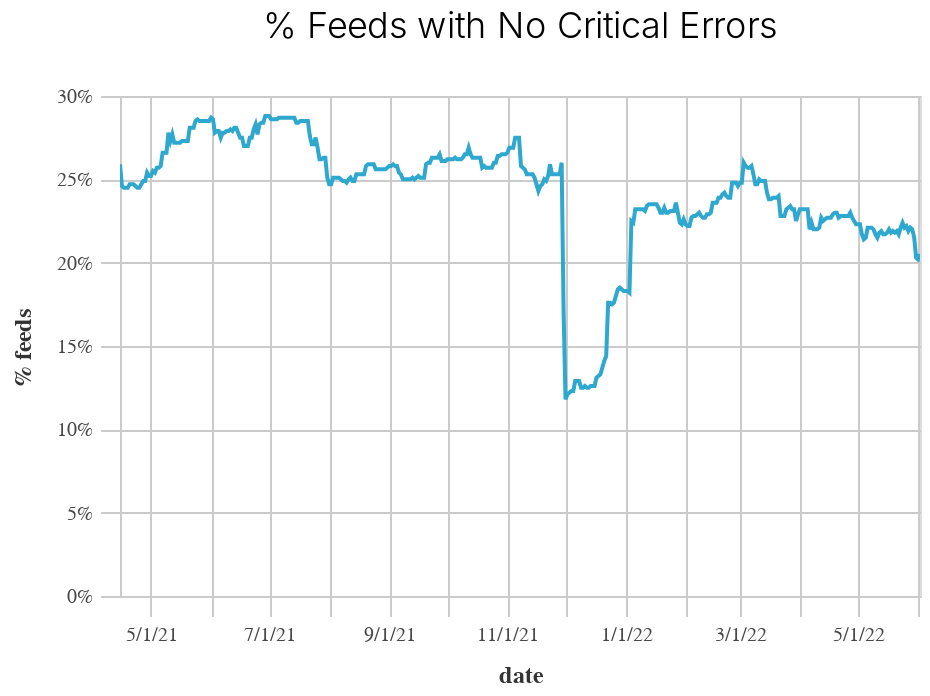

The notebook cell saved with this chart:
### Code cell
chart = setup_charts.base_line_chart(no_errors)
chart = setup_charts.add_tooltip(chart, "pct_no_errors")

chart = (chart
         .encode(
             y=alt.Y("pct_no_errors:Q", title="% feeds", 
                    axis=alt.Axis(format="%")),
             color=alt.value(cp.CALITP_CATEGORY_BRIGHT_COLORS[0]),
         ).properties(title="% Feeds with No Critical Errors")
        )

chart = styleguide.preset_chart_config(chart)
display(chart)

### Figure 1 — Vega-Lite specification as saved in the notebook (floating-point values rounded to 4 significant figures; data arrays with more than 128 entries replaced by an {"elided": "..."} marker saying what was removed)
{"config": {"view": {"continuousWidth": 400, "continuousHeight": 300}, "axis": {"domainColor": "#cbcbcb", "grid": true, "gridColor": "#cbcbcb", "gridWidth": 1, "labelColor": "#474747", "labelFont": "Nunito Sans", "labelFontSize": 10, "labelPadding": 4, "tickColor": "#cbcbcb", "tickSize": 10, "titleColor": "#333", "titleFont": "Raleway", "titleFontSize": 12, "titlePadding": 10}, "axisBand": {"grid": false}, "background": "white", "font": "Raleway", "header": {"labelFont": "Nunito Sans", "titleFont": "Raleway"}, "legend": {"labelColor": "#333", "labelFont": "Nunito Sans", "labelFontSize": 11, "labelLimit": 0, "padding": 1, "symbolSize": 30, "symbolType": "square", "titleColor": "#333", "titleFont": "Raleway", "titleFontSize": 14, "titlePadding": 10}, "title": {"anchor": "middle", "font": "Raleway", "fontSize": 18, "fontWeight": 300, "offset": 20}}, "data": {"name": "data-3c1be04600b8f683db02da96f6b94f35"}, "mark": "line", "encoding": {"color": {"value": "#2EA8CE"}, "tooltip": [{"field": "date", "type": "temporal"}, {"field": "pct_no_errors", "type": "quantitative"}], "x": {"axis": {"format": "%-m/%-d/%y"}, "field": "date", "type": "temporal"}, "y": {"axis": {"format": "%"}, "field": "pct_no_errors", "title": "% feeds", "type": "quantitative"}}, "height": 250, "selection": {"selector002": {"type": "interval", "bind": "scales", "encodings": ["x", "y"]}}, "title": "% Feeds with No Critical Errors", "width": 400, "$schema": "https://vega.github.io/schema/vega-lite/v4.17.0.json", "datasets": {"data-3c1be04600b8f683db02da96f6b94f35": {"elided": "414 records"}}}
